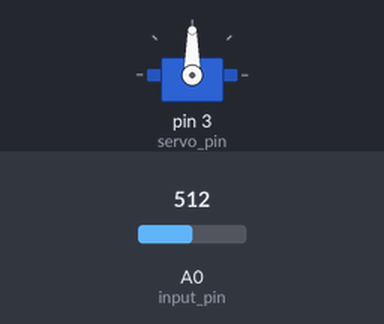
The sketch below on a simulated Arduino Uno, built with avr-gcc and run on an emulated ATmega328P. Shown: servo. The inputs (shaded band) are chosen by the test bench; at power-on: A0 (input_pin) = 512. What the sketch prints to the serial monitor is not drawn.

Above: at 1.3 s.
1.4 s: A0 (input_pin) set to 985
At 5.1 s:
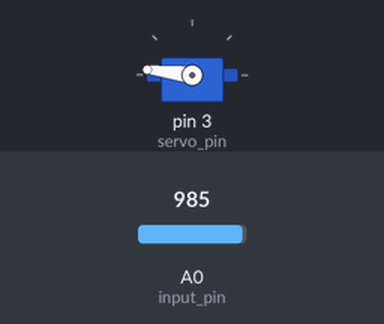
5.7 s: A0 (input_pin) set to 1013
At 8.9 s:
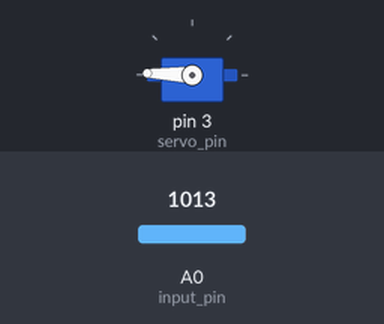
10.9 s: A0 (input_pin) set to 900
At 14.1 s:
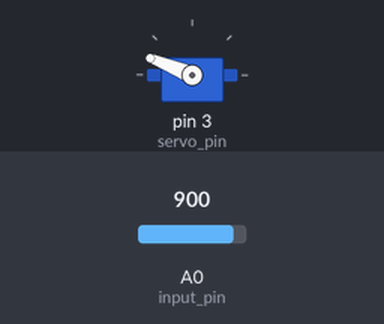
14.6 s: A0 (input_pin) set to 1023
At 17.9 s:
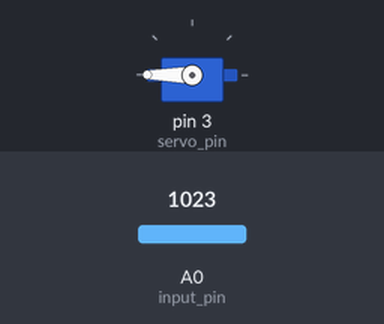
18.2 s: A0 (input_pin) set to 306
At 21.4 s:
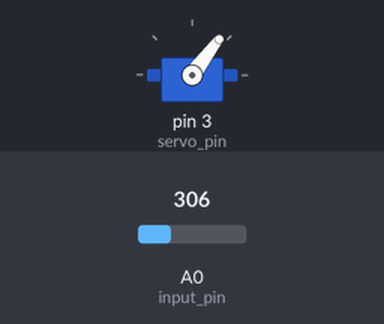
21.7 s: A0 (input_pin) set to 110
At 24.3 s:
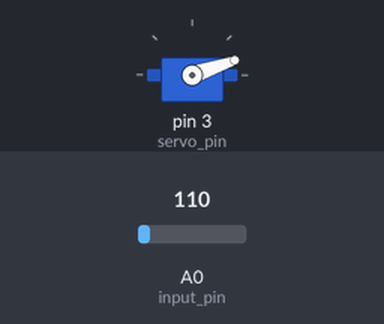
25.2 s: A0 (input_pin) set to 93
Timing chart, 0 to 28.6 s (numbered marks = the images above; inputs shaded):
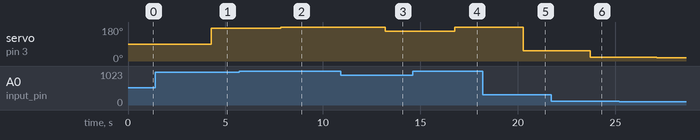

Measured:
- after the input at 1.4 s, servo on pin 3 (servo_pin): 90° → 173° after 2.9 s
- after the input at 5.7 s, servo on pin 3 (servo_pin): 173° → 178° after 2.1 s
- after the input at 10.9 s, servo on pin 3 (servo_pin): 178° → 158° after 2.3 s
- after the input at 14.6 s, servo on pin 3 (servo_pin): 158° → 180° after 2.2 s
- after the input at 18.2 s, servo on pin 3 (servo_pin): 180° → 53° after 2.1 s
- after the input at 21.7 s, servo on pin 3 (servo_pin): 53° → 19° after 2.0 s
- after the input at 25.2 s, servo on pin 3 (servo_pin): 19° → 16° after 1.9 s

The sketch:

control_servo_with_photoresistor_value.ino
```cpp
#include <Servo.h>
int baud_rate = 115200;
int input_pin = A0;
int input_val;
int servo_pin = 3;
int servo_angle;
Servo servo;
void setup() {
   Serial.begin(baud_rate);
   pinMode(input_pin, INPUT);
   Serial.begin(baud_rate);
   servo.attach(servo_pin);
}

void loop() {
  input_val = analogRead(input_pin);

  Serial.print("Photoresistor read at: ");
  Serial.println(input_val);

  servo_angle = input_val * (180.0 / 1023.0);
  Serial.print("Servo at: ");
  Serial.println(servo_angle);
  servo.write(servo_angle);

  delay(500);
}
```
